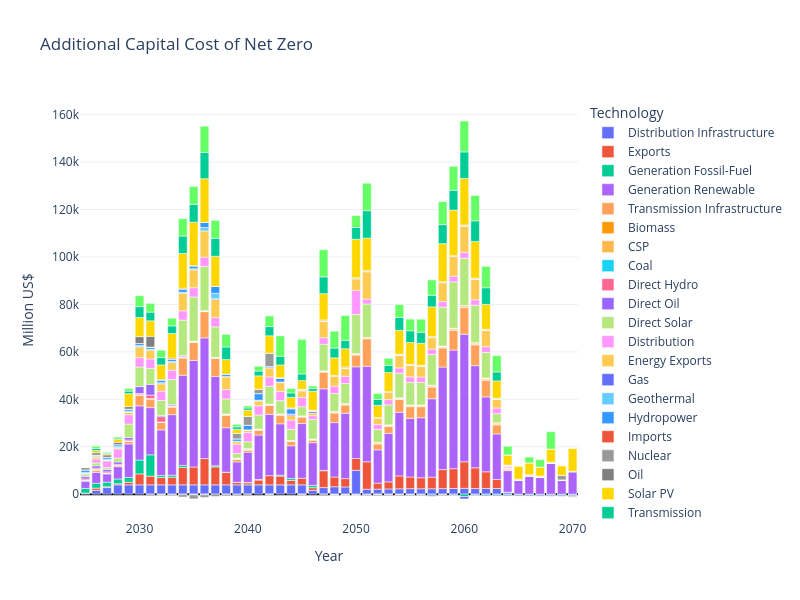

Notebook code for this chart:
### Code cell
import pandas as pd
import plotly.graph_objects as go
from plotly.subplots import make_subplots
import plotly.express as px

width = 800
height = 600
df_long_nz = df_category_sum_nz.reset_index().melt(
    id_vars="Year", 
    var_name="Technology", 
    value_name="InvestmentNeed"
)
df_long_incremental = incremental_investment.reset_index().melt(
    id_vars="Year", 
    var_name="Technology", 
    value_name="InvestmentNeed"
)

# ==========  2 rows × 4 columns  ==========
fig = make_subplots(
    rows=2, cols=4,
    subplot_titles=[
        "Plot 1: Investment Needs",       # Subplot 1 title
        "Plot 2: Cost of Capital",        # Subplot 2 title
        "Plot 3: Borrowed Sources",       # Subplot 3 title
        "Plot 4: Scenario Difference",    # Subplot 4 title
        "Plot 5: Future Needs by Source", # Subplot 5 title
        "Plot 6: Funding Shortfall",      # Subplot 6 title
        "Plot 7: Additional Metrics",     # Subplot 7 title
        "Plot 8: Another Metric"          # Subplot 8 title
    ]
)

color_map = {

    "Biomass": "#ff9900",       # Orange
    "Geothermal": "#66ccff",    # Light Blue
    "Solar PV": "#ffd700",      # Gold
    "Wind": "#66ff66",          # Light Green

    "Nuclear": "#999999",       # Gray
    
    "Hydropower": "#3399FF",    # Blue
    "CSP": "#FFB84D",           # Light Orange
    "Oil": "#808080",  # Medium Gray
    "Direct Oil": "#9966FF",  # Purple
    "Other": "#BEBEBE"          # Silver Gray
}

df_long_nz['Year'] = df_long_nz['Year'].astype(int).astype(str)

fig_area1 = px.area(
    df_long_nz, 
    x="Year", 
    y="InvestmentNeed", 
    color="Technology", 
    color_discrete_map=color_map,
    title="Projected Investment Needs to Reach Net Zero by 2050",
    labels={"InvestmentNeed": "Million US$", "Year": "Year"}
)
fig_area1.update_layout(
    template="plotly_white",
    showlegend=True,
    width=width,
    height=height
    )

fig_area2  = px.bar(
    df_long_incremental, 
    x="Year",
    y="InvestmentNeed",
    color="Technology",
    orientation="v",
    color_discrete_map=color_map,
    barmode="relative", 
    title="Additional Capital Cost of Net Zero",
    labels={"InvestmentNeed": "Million US$", "Year": "Year"}
)

fig_area2.update_layout(
    template="plotly_white",
    xaxis=dict(range=[2024.5, 2070.5]),
    yaxis=dict(zeroline=True, zerolinewidth=2, zerolinecolor="black"),
    width=width,
    height=height
)
fig_area2.update_layout(
    template="plotly_white",    
    )


df_cost = pd.DataFrame({
    "Scenario": ["NetZero", "NetZero", "NetZero"],
    "Cost Type": ["Capital Cost", "O&M Costs (Variable)", "O&M Costs (Fixed)"],
    "Value": [
        net_zero_summary["capital_cost"].sum(),
        net_zero_summary["variable_cost"].sum(),
        net_zero_summary["fixed_cost"].sum()
        ]  # Million US$
    })

fig_area3 = px.bar(
    df_cost,
    x="Scenario",
    y="Value",
    color="Cost Type",
    barmode="stack",  
    title="Total Undiscounted Scenario Cost 2025 to 2070",
    labels={"Value": "Million US$", "Scenario": ""}
)

fig_area3.update_layout(
    template="plotly_white",
    bargap=0, 
    showlegend=True,
    width=width,
    height=height
    )

df_diff = pd.DataFrame({
    "Year": df_5yr_avg["Year"],
    "Capital Cost":  list(df_5yr_avg["delta_capital_cost"].values),
    "Variable Cost": list(df_5yr_avg["delta_variable_cost"].values),
    "Fixed Cost":    list(df_5yr_avg["delta_fixed_cost"].values),
    "Cost of Carbon":list(df_5yr_avg["emission_saving"].values),
    # "Net Benefits":  df_5yr_avg["delta_capital_cost"]
})
# df_diff = pd.DataFrame({
#     "Year": df_5yr_avg["Year"],
#     "Capital Cost": list(df_5yr_avg["delta_capital_cost"].values),
#     "Variable Cost": [0,   20, 8,   0,   30,  0,   0,   0,   0  ],
#     "Fixed Cost":    [0,   0,  7,   0,   0,   0,   0,   0,   0  ],
#     "Cost of Carbon":[0,   0,  0,   30,  37,  40,  50,  60,  70 ],
#     "Net Benefits":  [-46, 20, 15, 47,  67, 107, 221, 275, 370]
# })
df_diff_long= df_diff.melt(
    id_vars=["Year"],  
    value_vars=["Capital Cost", "Variable Cost", "Fixed Cost", "Cost of Carbon"],
    var_name="Cost Type",
    value_name="Value"
)
df_diff["Net Benefits"] = df_diff["Capital Cost"] + df_diff["Variable Cost"] + df_diff["Fixed Cost"] + df_diff["Cost of Carbon"]

color_map_costs = {

    "Cost of Carbon": "#66ff66",          # Light Green

    "Variable Cost": "#cc6600",           # Dark Orange

    "Capital Cost": "#3399FF",    # Blue
    "Fixed Cost":    "#66ccff"   # Light Blue
}
# stacked bar chart
fig_area4 = px.bar(
    df_diff_long,
    x="Year",
    y="Value",
    color="Cost Type",
    color_discrete_map=color_map_costs,
    barmode="relative",  
    title="Differential benefits and costs of NZ vs BAU (Million US$)",
    labels={"Value": "Million US$", "Year": "Year"}
)
fig_area4.add_trace(
    go.Scatter(
        x=df_diff["Year"],           
        y=df_diff["Net Benefits"],   # Net Benefits
        mode="markers+text",    
        text=df_diff["Net Benefits"].apply(lambda x: f"{round(x)}").astype(str),  
        textposition="top center",            
        marker=dict(
            symbol=141,       # horizontal line symbol 'line-ew', 141, '141'
            size=20,                # the length of the line is determined by size
            color="red",
        ),
        name="Net Benefits"     
    )
)
fig_area4.update_layout(
    template="plotly_white",
    showlegend=True,
    xaxis=dict(range=[2020.5, 2070.5]),
    width=width,
    height=height
    )


# 1) data 
df_stranded_cost = pd.DataFrame({
    "Fuel": ["Coal", "Gas", "Oil"],
    "Extra Stranded Cost": [0, 0, 0]  # initialised with 0, will be updated later
})
since_year = 2025
for tech in  df_stranded_cost["Fuel"]:
    # Calculate cumulative stranded costs from since_year
    df_stranded_cost.loc[df_stranded_cost["Fuel"]==tech, "Extra Stranded Cost"]=df_financing_needs_ffr.loc[df_financing_needs_ffr.index >= since_year,(tech,tech)].sum()
# 2) Draw a bar chart
fig_stranded_cost = px.bar(
    df_stranded_cost,
    x="Fuel",
    y="Extra Stranded Cost",
    title="Extra Stranded Cost Compensation of Net Zero",
    labels={"Extra Stranded Cost": "Million US$", "Fuel": ""},
    text="Extra Stranded Cost"  # show values on the bar
)

    
df_plot = pd.DataFrame({
    "Year": df_category_sum_nz.reset_index()["Year"],
    "Net Zero Financing Needs": df_category_sum_nz.copy().reset_index().sum(axis=1),
})
# Convert both columns to the same data type (float)
df_plot["Net Zero Financing Needs"] = df_plot["Net Zero Financing Needs"].astype(float)

fig_needs_by_source = px.bar(
    df_plot,
    x="Year",
    y=["Net Zero Financing Needs"],
    barmode="relative",
    color_discrete_sequence=["grey", "black"],
    title="Future Investment Needs by Source",
    labels={"value": "Million US$", "variable": ""},  # adjust the legend/axis labels
    template="plotly_white",
)

# add black border to all bars
fig_needs_by_source.update_traces(marker=dict(line=dict(color="black", width=1)))

# adjust layout, e.g. move the legend below, change the width and height
fig_needs_by_source.update_layout(
    legend=dict(
        orientation="h",
        yanchor="bottom",
        y=-0.15,  # legend below
        xanchor="center",
        x=0.5
    ),
    xaxis=dict(range=[2024, 2070.5]),
    
    width=width,
    height=height
)

df = pd.DataFrame({
    "Year": net_zero_summary.index,
    "NetZero": net_zero_summary["cost_of_elec"],
    "LeastCost": least_cost_summary["cost_of_elec"],
})

# melt NetZero and LeastCost into "Scenario" and "Cost" two columns
df_long_elec_cost = df.melt(
    id_vars="Year",
    var_name="Scenario",
    value_name="Cost"
)
# now the structure of df_long is similar to:
#   Year   Scenario   Cost
# 0 2025   NetZero    14
# 1 2030   NetZero    15
# 2 2035   NetZero    12
# ... 
# . 2025   LeastCost  14

fig_elec_cost = px.line(
    df_long_elec_cost,
    x="Year",
    y="Cost",
    color="Scenario",
    title="Average Cost of Electricity US$/TWh",
    labels={"Cost": "US$/TWh", "Year": "Year", "Scenario": ""},
    color_discrete_map={"NetZero": "green", "LeastCost": "aqua"}  # customise colors
)

fig_elec_cost.update_layout(
    template="plotly_white",
    # yaxis=dict(range=[0, 20]),  # according to your data range, or let Plotly decide
    width=width,
    height=height
)


df_capital = pd.DataFrame({
    "Year": net_zero_summary.index,
    "NetZero": net_zero_summary["capital_cost"],
    "LeastCost": least_cost_summary["capital_cost"],
})

# melt NetZero and LeastCost into "Scenario" and "Cost" two columns
df_capital_cost = df_capital.melt(
    id_vars="Year",
    var_name="Scenario",
    value_name="Cost"
)

fig_capital_cost = px.line(
    df_capital_cost,
    x="Year",
    y="Cost",
    color="Scenario",
    title="Capital Cost NZ vs LC",
    labels={"Cost": "Million US$", "Year": "Year", "Scenario": ""},
    color_discrete_map={"NetZero": "green", "LeastCost": "aqua"}  
)

fig_capital_cost.update_layout(
    template="plotly_white",
    # yaxis=dict(range=[0, 20]),  # according to your data range, or let Plotly decide
    width=width,
    height=height
)


fig.update_layout(template="plotly_white")
# fig_area1.show()
fig_area2.show()
# fig_area3.show()
# fig_area4.show()
# fig_stranded_cost.show()
# fig_needs_by_source.show()
# fig_elec_cost.show()
# fig_capital_cost.show()
# df_long_nz.head(300)

### Figure 1 — Plotly figure (JSON) as saved in the notebook; plotly's stock layout.template omitted (floating-point values rounded to 4 significant figures)
{"data": [{"alignmentgroup": "True", "hovertemplate": "Technology=Distribution Infrastructure<br>Year=%{x}<br>Million US$=%{y}<extra></extra>", "legendgroup": "Distribution Infrastructure", "marker": {"color": "#636efa", "pattern": {"shape": ""}}, "name": "Distribution Infrastructure", "offsetgroup": "Distribution Infrastructure", "orientation": "v", "showlegend": true, "textposition": "auto", "type": "bar", "x": [2025, 2026, 2027, 2028, 2029, 2030, 2031, 2032, 2033, 2034, 2035, 2036, 2037, 2038, 2039, 2040, 2041, 2042, 2043, 2044, 2045, 2046, 2047, 2048, 2049, 2050, 2051, 2052, 2053, 2054, 2055, 2056, 2057, 2058, 2059, 2060, 2061, 2062, 2063, 2064, 2065, 2066, 2067, 2068, 2069, 2070], "xaxis": "x", "y": [447.1, 1631.0, 2782.0, 3932.0, 3932.0, 3932.0, 3932.0, 3932.0, 3932.0, 3932.0, 3932.0, 3932.0, 3932.0, 3932.0, 3932.0, 3932.0, 3932.0, 3932.0, 3932.0, 3932.0, 3932.0, 1631.0, 2782.0, 3136.0, 3052.0, 10070.0, 2085.0, 2143.0, 2203.0, 2265.0, 2323.0, 2286.0, 2275.0, 2334.0, 2395.0, 2457.0, 2373.0, 2434.0, 2386.0, 852.0, 0, 0, 0, 0, 0, 0], "yaxis": "y"}, {"alignmentgroup": "True", "hovertemplate": "Technology=Exports<br>Year=%{x}<br>Million US$=%{y}<extra></extra>", "legendgroup": "Exports", "marker": {"color": "#EF553B", "pattern": {"shape": ""}}, "name": "Exports", "offsetgroup": "Exports", "orientation": "v", "showlegend": true, "textposition": "auto", "type": "bar", "x": [2025, 2026, 2027, 2028, 2029, 2030, 2031, 2032, 2033, 2034, 2035, 2036, 2037, 2038, 2039, 2040, 2041, 2042, 2043, 2044, 2045, 2046, 2047, 2048, 2049, 2050, 2051, 2052, 2053, 2054, 2055, 2056, 2057, 2058, 2059, 2060, 2061, 2062, 2063, 2064, 2065, 2066, 2067, 2068, 2069, 2070], "xaxis": "x", "y": [0, 913.7, 338.3, 479.4, 1096.0, 4608.0, 3674.0, 3107.0, 3236.0, 7357.0, 7531.0, 11070.0, 7566.0, 5310.0, 1048.0, 877.7, 2024.0, 3859.0, 3693.0, 1856.0, 2790.0, 1105.0, 7100.0, 4119.0, 3508.0, 4993.0, 11580.0, 2503.0, 2986.0, 5442.0, 4926.0, 4641.0, 4895.0, 8035.0, 8346.0, 11200.0, 8750.0, 7011.0, 3796.0, 0.0001561, 0.000156, 0.000156, 0.0001561, 0.0001562, 0.0001562, 0.0001563], "yaxis": "y"}, {"alignmentgroup": "True", "hovertemplate": "Technology=Generation Fossil-Fuel<br>Year=%{x}<br>Million US$=%{y}<extra></extra>", "legendgroup": "Generation Fossil-Fuel", "marker": {"color": "#00cc96", "pattern": {"shape": ""}}, "name": "Generation Fossil-Fuel", "offsetgroup": "Generation Fossil-Fuel", "orientation": "v", "showlegend": true, "textposition": "auto", "type": "bar", "x": [2025, 2026, 2027, 2028, 2029, 2030, 2031, 2032, 2033, 2034, 2035, 2036, 2037, 2038, 2039, 2040, 2041, 2042, 2043, 2044, 2045, 2046, 2047, 2048, 2049, 2050, 2051, 2052, 2053, 2054, 2055, 2056, 2057, 2058, 2059, 2060, 2061, 2062, 2063, 2064, 2065, 2066, 2067, 2068, 2069, 2070], "xaxis": "x", "y": [1993.0, 2033.0, 1957.0, 2000.0, 2044.0, 5858.0, 8989.0, 829.5, 840.4, 851.3, -88.32, -77.54, 485.1, 29.05, 14.19, 145.6, 263.2, -28.41, 432.0, 805.8, -66.03, 964.0, 130.4, -133.6, -147.3, -186.0, -159.5, -88.82, -105.5, -122.3, -139.2, -156.3, -397.9, -126.0, -247.9, -991.9, -242.7, -341.2, -361.6, -326.3, -391.4, -400.7, -410.2, -420.1, -430.3, -440.8], "yaxis": "y"}, {"alignmentgroup": "True", "hovertemplate": "Technology=Generation Renewable<br>Year=%{x}<br>Million US$=%{y}<extra></extra>", "legendgroup": "Generation Renewable", "marker": {"color": "#ab63fa", "pattern": {"shape": ""}}, "name": "Generation Renewable", "offsetgroup": "Generation Renewable", "orientation": "v", "showlegend": true, "textposition": "auto", "type": "bar", "x": [2025, 2026, 2027, 2028, 2029, 2030, 2031, 2032, 2033, 2034, 2035, 2036, 2037, 2038, 2039, 2040, 2041, 2042, 2043, 2044, 2045, 2046, 2047, 2048, 2049, 2050, 2051, 2052, 2053, 2054, 2055, 2056, 2057, 2058, 2059, 2060, 2061, 2062, 2063, 2064, 2065, 2066, 2067, 2068, 2069, 2070], "xaxis": "x", "y": [3176.0, 4636.0, 3480.0, 5186.0, 14110.0, 22830.0, 19900.0, 19240.0, 25520.0, 37990.0, 44940.0, 50890.0, 37690.0, 18740.0, 8603.0, 12770.0, 18720.0, 25850.0, 21620.0, 13820.0, 23060.0, 18010.0, 34400.0, 22930.0, 27560.0, 38630.0, 40270.0, 14040.0, 20440.0, 26810.0, 24730.0, 25320.0, 33060.0, 43220.0, 49990.0, 53780.0, 43070.0, 31560.0, 19210.0, 9090.0, 5961.0, 7810.0, 7285.0, 13160.0, 6026.0, 9532.0], "yaxis": "y"}, {"alignmentgroup": "True", "hovertemplate": "Technology=Transmission Infrastructure<br>Year=%{x}<br>Million US$=%{y}<extra></extra>", "legendgroup": "Transmission Infrastructure", "marker": {"color": "#FFA15A", "pattern": {"shape": ""}}, "name": "Transmission Infrastructure", "offsetgroup": "Transmission Infrastructure", "orientation": "v", "showlegend": true, "textposition": "auto", "type": "bar", "x": [2025, 2026, 2027, 2028, 2029, 2030, 2031, 2032, 2033, 2034, 2035, 2036, 2037, 2038, 2039, 2040, 2041, 2042, 2043, 2044, 2045, 2046, 2047, 2048, 2049, 2050, 2051, 2052, 2053, 2054, 2055, 2056, 2057, 2058, 2059, 2060, 2061, 2062, 2063, 2064, 2065, 2066, 2067, 2068, 2069, 2070], "xaxis": "x", "y": [0, 913.7, 338.3, 479.4, 1096.0, 4608.0, 3674.0, 3107.0, 3236.0, 7357.0, 7531.0, 11070.0, 7566.0, 5310.0, 1048.0, 877.7, 2024.0, 3859.0, 3693.0, 1856.0, 2790.0, 1105.0, 7100.0, 4119.0, 3508.0, 4993.0, 11580.0, 2503.0, 2986.0, 5442.0, 4926.0, 4641.0, 4895.0, 8035.0, 8346.0, 11200.0, 8750.0, 7011.0, 3796.0, 130.8, 0, 0, 0, 0, 0, 0], "yaxis": "y"}, {"alignmentgroup": "True", "hovertemplate": "Technology=Biomass<br>Year=%{x}<br>Million US$=%{y}<extra></extra>", "legendgroup": "Biomass", "marker": {"color": "#ff9900", "pattern": {"shape": ""}}, "name": "Biomass", "offsetgroup": "Biomass", "orientation": "v", "showlegend": true, "textposition": "auto", "type": "bar", "x": [2025, 2026, 2027, 2028, 2029, 2030, 2031, 2032, 2033, 2034, 2035, 2036, 2037, 2038, 2039, 2040, 2041, 2042, 2043, 2044, 2045, 2046, 2047, 2048, 2049, 2050, 2051, 2052, 2053, 2054, 2055, 2056, 2057, 2058, 2059, 2060, 2061, 2062, 2063, 2064, 2065, 2066, 2067, 2068, 2069, 2070], "xaxis": "x", "y": [56, 46, 36, 26, 16, 6, 16, 26, 36, 46, 56, 66, 76, 86, 96, 106, 0, 12, 23.95, 35.89, 47.84, 59.79, 71.73, 83.68, 95.63, 107.6, 119.5, 131.5, 143.4, 155.4, 167.3, 179.3, 191.2, 203.2, 215.1, 227.0, 239.0, 250.9, 262.9, 274.8, 0, 0, 0, 0, 0, 0], "yaxis": "y"}, {"alignmentgroup": "True", "hovertemplate": "Technology=CSP<br>Year=%{x}<br>Million US$=%{y}<extra></extra>", "legendgroup": "CSP", "marker": {"color": "#FFB84D", "pattern": {"shape": ""}}, "name": "CSP", "offsetgroup": "CSP", "orientation": "v", "showlegend": true, "textposition": "auto", "type": "bar", "x": [2025, 2026, 2027, 2028, 2029, 2030, 2031, 2032, 2033, 2034, 2035, 2036, 2037, 2038, 2039, 2040, 2041, 2042, 2043, 2044, 2045, 2046, 2047, 2048, 2049, 2050, 2051, 2052, 2053, 2054, 2055, 2056, 2057, 2058, 2059, 2060, 2061, 2062, 2063, 2064, 2065, 2066, 2067, 2068, 2069, 2070], "xaxis": "x", "y": [192, 212, 0.1061, 24, 47.89, 71.79, 95.68, 119.6, 143.5, 167.4, 191.3, 215.2, 239.0, 262.9, 286.8, 310.7, 334.6, 286.8, 310.7, 227.1, 251.0, 274.9, 298.8, 322.7, 346.6, 370.5, 394.4, 418.2, 442.1, 466.0, 489.9, 513.8, 537.7, 561.6, 585.5, 609.4, 633.3, 657.2, 681.1, 705.0, 0, 0, 0, 0, 0, 0], "yaxis": "y"}, {"alignmentgroup": "True", "hovertemplate": "Technology=Coal<br>Year=%{x}<br>Million US$=%{y}<extra></extra>", "legendgroup": "Coal", "marker": {"color": "#19d3f3", "pattern": {"shape": ""}}, "name": "Coal", "offsetgroup": "Coal", "orientation": "v", "showlegend": true, "textposition": "auto", "type": "bar", "x": [2025, 2026, 2027, 2028, 2029, 2030, 2031, 2032, 2033, 2034, 2035, 2036, 2037, 2038, 2039, 2040, 2041, 2042, 2043, 2044, 2045, 2046, 2047, 2048, 2049, 2050, 2051, 2052, 2053, 2054, 2055, 2056, 2057, 2058, 2059, 2060, 2061, 2062, 2063, 2064, 2065, 2066, 2067, 2068, 2069, 2070], "xaxis": "x", "y": [96, 106, 0.05307, 12, 23.95, 35.89, 47.84, 59.79, 71.73, 83.68, 95.63, 107.6, 119.5, 131.5, 155.4, 155.4, 167.3, 155.4, 155.4, 143.4, 131.5, 119.5, 107.6, 95.63, 83.68, 71.73, 59.79, 47.84, 35.89, 23.95, 12, 0.05307, 83.68, 71.73, 59.79, 47.84, 35.89, 23.95, 12, 56, 0, 0, 0, 0, 0, 0], "yaxis": "y"}, {"alignmentgroup": "True", "hovertemplate": "Technology=Direct Hydro<br>Year=%{x}<br>Million US$=%{y}<extra></extra>", "legendgroup": "Direct Hydro", "marker": {"color": "#FF6692", "pattern": {"shape": ""}}, "name": "Direct Hydro", "offsetgroup": "Direct Hydro", "orientation": "v", "showlegend": true, "textposition": "auto", "type": "bar", "x": [2025, 2026, 2027, 2028, 2029, 2030, 2031, 2032, 2033, 2034, 2035, 2036, 2037, 2038, 2039, 2040, 2041, 2042, 2043, 2044, 2045, 2046, 2047, 2048, 2049, 2050, 2051, 2052, 2053, 2054, 2055, 2056, 2057, 2058, 2059, 2060, 2061, 2062, 2063, 2064, 2065, 2066, 2067, 2068, 2069, 2070], "xaxis": "x", "y": [467.2, 474.3, 481.7, 489.2, 497.0, 505.1, 1456.0, 2257.0, 237.6, 237.6, 237.6, 0, 0, 0, 0, 0, 0, 0, 0, 0, 0, 0, 0, 0, 0, 0, 0, 0, 0, 0, 0, 0, 0, 0, 0, 0, 0, 0, 0, 0, 0, 0, 0, 0, 0, 0], "yaxis": "y"}, {"alignmentgroup": "True", "hovertemplate": "Technology=Direct Oil<br>Year=%{x}<br>Million US$=%{y}<extra></extra>", "legendgroup": "Direct Oil", "marker": {"color": "#9966FF", "pattern": {"shape": ""}}, "name": "Direct Oil", "offsetgroup": "Direct Oil", "orientation": "v", "showlegend": true, "textposition": "auto", "type": "bar", "x": [2025, 2026, 2027, 2028, 2029, 2030, 2031, 2032, 2033, 2034, 2035, 2036, 2037, 2038, 2039, 2040, 2041, 2042, 2043, 2044, 2045, 2046, 2047, 2048, 2049, 2050, 2051, 2052, 2053, 2054, 2055, 2056, 2057, 2058, 2059, 2060, 2061, 2062, 2063, 2064, 2065, 2066, 2067, 2068, 2069, 2070], "xaxis": "x", "y": [948.7, 963.3, 978.5, 994.1, 1010.0, 2911.0, 4515.0, 475.2, 475.2, 475.2, 0, 0, 0, 0, 0, 0, 0, 0, 0, 0, 0, 0, 0, 0, 0, 0, 0, 0, 0, 0, 0, 0, 0, 0, 0, 0, 0, 0, 0, 0, 0, 0, 0, 0, 0, 0], "yaxis": "y"}, {"alignmentgroup": "True", "hovertemplate": "Technology=Direct Solar<br>Year=%{x}<br>Million US$=%{y}<extra></extra>", "legendgroup": "Direct Solar", "marker": {"color": "#B6E880", "pattern": {"shape": ""}}, "name": "Direct Solar", "offsetgroup": "Direct Solar", "orientation": "v", "showlegend": true, "textposition": "auto", "type": "bar", "x": [2025, 2026, 2027, 2028, 2029, 2030, 2031, 2032, 2033, 2034, 2035, 2036, 2037, 2038, 2039, 2040, 2041, 2042, 2043, 2044, 2045, 2046, 2047, 2048, 2049, 2050, 2051, 2052, 2053, 2054, 2055, 2056, 2057, 2058, 2059, 2060, 2061, 2062, 2063, 2064, 2065, 2066, 2067, 2068, 2069, 2070], "xaxis": "x", "y": [913.7, 1252.0, 817.7, 1575.0, 5704.0, 8283.0, 6781.0, 6343.0, 10590.0, 14890.0, 18600.0, 18630.0, 12880.0, 6358.0, 1925.0, 2902.0, 5883.0, 7552.0, 5549.0, 4645.0, 3894.0, 8205.0, 11220.0, 7627.0, 8501.0, 16570.0, 14080.0, 5489.0, 8428.0, 10370.0, 9567.0, 9537.0, 12930.0, 16380.0, 19550.0, 19950.0, 15760.0, 10810.0, 3796.0, 0, 0, 0, 0, 0, 0, 0], "yaxis": "y"}, {"alignmentgroup": "True", "hovertemplate": "Technology=Distribution<br>Year=%{x}<br>Million US$=%{y}<extra></extra>", "legendgroup": "Distribution", "marker": {"color": "#FF97FF", "pattern": {"shape": ""}}, "name": "Distribution", "offsetgroup": "Distribution", "orientation": "v", "showlegend": true, "textposition": "auto", "type": "bar", "x": [2025, 2026, 2027, 2028, 2029, 2030, 2031, 2032, 2033, 2034, 2035, 2036, 2037, 2038, 2039, 2040, 2041, 2042, 2043, 2044, 2045, 2046, 2047, 2048, 2049, 2050, 2051, 2052, 2053, 2054, 2055, 2056, 2057, 2058, 2059, 2060, 2061, 2062, 2063, 2064, 2065, 2066, 2067, 2068, 2069, 2070], "xaxis": "x", "y": [447.1, 1631.0, 2782.0, 3932.0, 3932.0, 3932.0, 3932.0, 3932.0, 3932.0, 3932.0, 3932.0, 3932.0, 3932.0, 3932.0, 3932.0, 3932.0, 3932.0, 3932.0, 3932.0, 3932.0, 3932.0, 1631.0, 2782.0, 3136.0, 3052.0, 10070.0, 2085.0, 2143.0, 2203.0, 2265.0, 2323.0, 2286.0, 2275.0, 2334.0, 2395.0, 2457.0, 2373.0, 2434.0, 2386.0, 852.0, 0, 0, 0, 0, 0, 0], "yaxis": "y"}, {"alignmentgroup": "True", "hovertemplate": "Technology=Energy Exports<br>Year=%{x}<br>Million US$=%{y}<extra></extra>", "legendgroup": "Energy Exports", "marker": {"color": "#FECB52", "pattern": {"shape": ""}}, "name": "Energy Exports", "offsetgroup": "Energy Exports", "orientation": "v", "showlegend": true, "textposition": "auto", "type": "bar", "x": [2025, 2026, 2027, 2028, 2029, 2030, 2031, 2032, 2033, 2034, 2035, 2036, 2037, 2038, 2039, 2040, 2041, 2042, 2043, 2044, 2045, 2046, 2047, 2048, 2049, 2050, 2051, 2052, 2053, 2054, 2055, 2056, 2057, 2058, 2059, 2060, 2061, 2062, 2063, 2064, 2065, 2066, 2067, 2068, 2069, 2070], "xaxis": "x", "y": [0, 913.7, 338.3, 479.4, 1096.0, 4608.0, 3674.0, 3107.0, 3236.0, 7357.0, 7531.0, 11070.0, 7566.0, 5310.0, 1048.0, 877.7, 2024.0, 3859.0, 3693.0, 1856.0, 2790.0, 1105.0, 7100.0, 4119.0, 3508.0, 4993.0, 11580.0, 2503.0, 2986.0, 5442.0, 4926.0, 4641.0, 4895.0, 8035.0, 8346.0, 11200.0, 8750.0, 7011.0, 3796.0, 0.0001561, 0.000156, 0.000156, 0.0001561, 0.0001562, 0.0001562, 0.0001563], "yaxis": "y"}, {"alignmentgroup": "True", "hovertemplate": "Technology=Gas<br>Year=%{x}<br>Million US$=%{y}<extra></extra>", "legendgroup": "Gas", "marker": {"color": "#636efa", "pattern": {"shape": ""}}, "name": "Gas", "offsetgroup": "Gas", "orientation": "v", "showlegend": true, "textposition": "auto", "type": "bar", "x": [2025, 2026, 2027, 2028, 2029, 2030, 2031, 2032, 2033, 2034, 2035, 2036, 2037, 2038, 2039, 2040, 2041, 2042, 2043, 2044, 2045, 2046, 2047, 2048, 2049, 2050, 2051, 2052, 2053, 2054, 2055, 2056, 2057, 2058, 2059, 2060, 2061, 2062, 2063, 2064, 2065, 2066, 2067, 2068, 2069, 2070], "xaxis": "x", "y": [0, 0, 0, 0, 0, 0, -89.27, -180.7, -181.7, -182.8, -183.9, -185.1, 365.5, -102.4, -141.2, -9.795, 95.86, -183.8, 276.6, 662.4, -197.5, 844.5, 38.7, -202.5, -204.2, -230.9, -219.3, -136.7, -141.4, -146.2, -151.2, -156.4, -481.6, -197.7, -307.7, -1040.0, -278.6, -365.1, -373.6, -382.3, -391.4, -400.7, -410.2, -420.1, -430.3, -440.8], "yaxis": "y"}, {"alignmentgroup": "True", "hovertemplate": "Technology=Geothermal<br>Year=%{x}<br>Million US$=%{y}<extra></extra>", "legendgroup": "Geothermal", "marker": {"color": "#66ccff", "pattern": {"shape": ""}}, "name": "Geothermal", "offsetgroup": "Geothermal", "orientation": "v", "showlegend": true, "textposition": "auto", "type": "bar", "x": [2025, 2026, 2027, 2028, 2029, 2030, 2031, 2032, 2033, 2034, 2035, 2036, 2037, 2038, 2039, 2040, 2041, 2042, 2043, 2044, 2045, 2046, 2047, 2048, 2049, 2050, 2051, 2052, 2053, 2054, 2055, 2056, 2057, 2058, 2059, 2060, 2061, 2062, 2063, 2064, 2065, 2066, 2067, 2068, 2069, 2070], "xaxis": "x", "y": [447.1, 203.2, 447.1, 453.6, 460.3, 467.2, 474.3, 481.7, 489.2, 497.0, 505.1, 1456.0, 2257.0, 237.6, 237.6, 237.6, 237.6, 0, 0, 0, 0, 0, 0, 0, 0, 0, 0, 0, 0, 0, 0, 0, 0, 0, 0, 0, 0, 0, 0, 0, 0, 0, 0, 0, 0, 0], "yaxis": "y"}, {"alignmentgroup": "True", "hovertemplate": "Technology=Hydropower<br>Year=%{x}<br>Million US$=%{y}<extra></extra>", "legendgroup": "Hydropower", "marker": {"color": "#3399FF", "pattern": {"shape": ""}}, "name": "Hydropower", "offsetgroup": "Hydropower", "orientation": "v", "showlegend": true, "textposition": "auto", "type": "bar", "x": [2025, 2026, 2027, 2028, 2029, 2030, 2031, 2032, 2033, 2034, 2035, 2036, 2037, 2038, 2039, 2040, 2041, 2042, 2043, 2044, 2045, 2046, 2047, 2048, 2049, 2050, 2051, 2052, 2053, 2054, 2055, 2056, 2057, 2058, 2059, 2060, 2061, 2062, 2063, 2064, 2065, 2066, 2067, 2068, 2069, 2070], "xaxis": "x", "y": [1069.0, 547.2, 801.8, 819.3, 837.3, 855.9, 875.0, 894.8, 915.2, 1174.0, 1195.0, 2160.0, 2976.0, 971.4, 986.8, 1945.0, 2755.0, 505.1, 1456.0, 2257.0, 237.6, 0, 0, 0, 0, 0, 0, 0, 0, 0, 0, 0, 0, 0, 0, 0, 0, 0, 0, 0, 0, 0, 0, 0, 0, 108.2], "yaxis": "y"}, {"alignmentgroup": "True", "hovertemplate": "Technology=Imports<br>Year=%{x}<br>Million US$=%{y}<extra></extra>", "legendgroup": "Imports", "marker": {"color": "#EF553B", "pattern": {"shape": ""}}, "name": "Imports", "offsetgroup": "Imports", "orientation": "v", "showlegend": true, "textposition": "auto", "type": "bar", "x": [2025, 2026, 2027, 2028, 2029, 2030, 2031, 2032, 2033, 2034, 2035, 2036, 2037, 2038, 2039, 2040, 2041, 2042, 2043, 2044, 2045, 2046, 2047, 2048, 2049, 2050, 2051, 2052, 2053, 2054, 2055, 2056, 2057, 2058, 2059, 2060, 2061, 2062, 2063, 2064, 2065, 2066, 2067, 2068, 2069, 2070], "xaxis": "x", "y": [1.382e-06, 1.658e-06, 1.658e-06, 1.658e-06, 2.073e-06, 2.073e-06, 2.073e-06, 2.073e-06, 2.073e-06, 2.073e-06, 2.073e-06, 2.073e-06, 8.292e-06, 8.292e-06, 8.292e-06, 8.292e-06, 8.292e-06, 8.292e-06, 8.292e-06, 8.292e-06, 8.292e-06, 8.292e-06, 8.292e-06, 8.292e-06, 4.146e-06, 2.073e-06, 2.073e-06, 2.073e-06, 2.073e-06, 2.073e-06, 5.43e-06, 8.292e-06, 8.292e-06, 8.292e-06, 8.292e-06, 8.292e-06, 8.292e-06, 8.292e-06, 3.601e-06, 2.073e-06, 8.292e-06, 8.292e-06, 8.292e-06, 8.292e-06, 8.292e-06, 2.073e-06], "yaxis": "y"}, {"alignmentgroup": "True", "hovertemplate": "Technology=Nuclear<br>Year=%{x}<br>Million US$=%{y}<extra></extra>", "legendgroup": "Nuclear", "marker": {"color": "#999999", "pattern": {"shape": ""}}, "name": "Nuclear", "offsetgroup": "Nuclear", "orientation": "v", "showlegend": true, "textposition": "auto", "type": "bar", "x": [2025, 2026, 2027, 2028, 2029, 2030, 2031, 2032, 2033, 2034, 2035, 2036, 2037, 2038, 2039, 2040, 2041, 2042, 2043, 2044, 2045, 2046, 2047, 2048, 2049, 2050, 2051, 2052, 2053, 2054, 2055, 2056, 2057, 2058, 2059, 2060, 2061, 2062, 2063, 2064, 2065, 2066, 2067, 2068, 2069, 2070], "xaxis": "x", "y": [0, 0, 0, 0, 0, 0, 0, -89.49, -482.5, -1029.0, -1743.0, -1113.0, -953.1, -622.9, 2316.0, 3718.0, 1816.0, 5637.0, 354.9, 354.9, 354.9, 354.9, 354.9, 354.9, 354.9, 354.9, 354.9, 354.9, 354.9, 354.9, 354.9, 354.9, 354.9, 354.9, 354.9, 354.9, 354.9, 354.9, 354.9, 354.9, 354.9, 354.9, 354.9, 354.9, 1890.0, -354.9], "yaxis": "y"}, {"alignmentgroup": "True", "hovertemplate": "Technology=Oil<br>Year=%{x}<br>Million US$=%{y}<extra></extra>", "legendgroup": "Oil", "marker": {"color": "#808080", "pattern": {"shape": ""}}, "name": "Oil", "offsetgroup": "Oil", "orientation": "v", "showlegend": true, "textposition": "auto", "type": "bar", "x": [2025, 2026, 2027, 2028, 2029, 2030, 2031, 2032, 2033, 2034, 2035, 2036, 2037, 2038, 2039, 2040, 2041, 2042, 2043, 2044, 2045, 2046, 2047, 2048, 2049, 2050, 2051, 2052, 2053, 2054, 2055, 2056, 2057, 2058, 2059, 2060, 2061, 2062, 2063, 2064, 2065, 2066, 2067, 2068, 2069, 2070], "xaxis": "x", "y": [948.7, 963.3, 978.5, 994.1, 1010.0, 2911.0, 4515.0, 475.2, 475.2, 475.2, 0, 0, 0, 0, 0, 0, 0, 0, 0, 0, 0, 0, -15.9, -26.82, -26.82, -26.82, 0, 0, 0, 0, 0, 0, 0, 0, 0, 0, 0, 0, 0, 0, 0, 0, 0, 0, 0, 0], "yaxis": "y"}, {"alignmentgroup": "True", "hovertemplate": "Technology=Solar PV<br>Year=%{x}<br>Million US$=%{y}<extra></extra>", "legendgroup": "Solar PV", "marker": {"color": "#ffd700", "pattern": {"shape": ""}}, "name": "Solar PV", "offsetgroup": "Solar PV", "orientation": "v", "showlegend": true, "textposition": "auto", "type": "bar", "x": [2025, 2026, 2027, 2028, 2029, 2030, 2031, 2032, 2033, 2034, 2035, 2036, 2037, 2038, 2039, 2040, 2041, 2042, 2043, 2044, 2045, 2046, 2047, 2048, 2049, 2050, 2051, 2052, 2053, 2054, 2055, 2056, 2057, 2058, 2059, 2060, 2061, 2062, 2063, 2064, 2065, 2066, 2067, 2068, 2069, 2070], "xaxis": "x", "y": [31.18, 987.3, 557.2, 1319.0, 5452.0, 8035.0, 6530.0, 6096.0, 10350.0, 14650.0, 18370.0, 18400.0, 12650.0, 6136.0, 1707.0, 2672.0, 5673.0, 7345.0, 5346.0, 4447.0, 3699.0, 8014.0, 11030.0, 7443.0, 7751.0, 16230.0, 13740.0, 5148.0, 8087.0, 10030.0, 9221.0, 9191.0, 12580.0, 16040.0, 19200.0, 19610.0, 15410.0, 10460.0, 7260.0, 4161.0, 5606.0, 5028.0, 3780.0, 5506.0, 4135.0, 9779.0], "yaxis": "y"}, {"alignmentgroup": "True", "hovertemplate": "Technology=Transmission<br>Year=%{x}<br>Million US$=%{y}<extra></extra>", "legendgroup": "Transmission", "marker": {"color": "#00cc96", "pattern": {"shape": ""}}, "name": "Transmission", "offsetgroup": "Transmission", "orientation": "v", "showlegend": true, "textposition": "auto", "type": "bar", "x": [2025, 2026, 2027, 2028, 2029, 2030, 2031, 2032, 2033, 2034, 2035, 2036, 2037, 2038, 2039, 2040, 2041, 2042, 2043, 2044, 2045, 2046, 2047, 2048, 2049, 2050, 2051, 2052, 2053, 2054, 2055, 2056, 2057, 2058, 2059, 2060, 2061, 2062, 2063, 2064, 2065, 2066, 2067, 2068, 2069, 2070], "xaxis": "x", "y": [0, 913.7, 338.3, 479.4, 1096.0, 4608.0, 3674.0, 3107.0, 3236.0, 7357.0, 7531.0, 11070.0, 7566.0, 5310.0, 1048.0, 877.7, 2024.0, 3859.0, 3693.0, 1856.0, 2790.0, 1105.0, 7100.0, 4119.0, 3508.0, 4993.0, 11580.0, 2503.0, 2986.0, 5442.0, 4926.0, 4641.0, 4895.0, 8035.0, 8346.0, 11200.0, 8750.0, 7011.0, 3796.0, 130.8, 0, 0, 0, 0, 0, 0], "yaxis": "y"}, {"alignmentgroup": "True", "hovertemplate": "Technology=Wind<br>Year=%{x}<br>Million US$=%{y}<extra></extra>", "legendgroup": "Wind", "marker": {"color": "#66ff66", "pattern": {"shape": ""}}, "name": "Wind", "offsetgroup": "Wind", "orientation": "v", "showlegend": true, "textposition": "auto", "type": "bar", "x": [2025, 2026, 2027, 2028, 2029, 2030, 2031, 2032, 2033, 2034, 2035, 2036, 2037, 2038, 2039, 2040, 2041, 2042, 2043, 2044, 2045, 2046, 2047, 2048, 2049, 2050, 2051, 2052, 2053, 2054, 2055, 2056, 2057, 2058, 2059, 2060, 2061, 2062, 2063, 2064, 2065, 2066, 2067, 2068, 2069, 2070], "xaxis": "x", "y": [0, 913.7, 338.3, 479.4, 1096.0, 4608.0, 3674.0, 3107.0, 3236.0, 7357.0, 7531.0, 11070.0, 7566.0, 5310.0, 1048.0, 877.7, 2024.0, 4507.0, 8578.0, 1856.0, 14570.0, 1105.0, 11420.0, 7097.0, 10510.0, 4993.0, 11580.0, 2503.0, 2986.0, 5442.0, 4926.0, 5549.0, 6460.0, 9684.0, 10080.0, 13030.0, 10670.0, 9027.0, 6852.0, 3594.0, 0, 2427.0, 3150.0, 7296.0, 0, 0], "yaxis": "y"}], "layout": {"barmode": "relative", "height": 600, "legend": {"title": {"text": "Technology"}, "tracegroupgap": 0}, "title": {"text": "Additional Capital Cost of Net Zero"}, "width": 800, "xaxis": {"anchor": "y", "domain": [0, 1], "range": [2024.0, 2070.0], "title": {"text": "Year"}}, "yaxis": {"anchor": "x", "domain": [0, 1], "title": {"text": "Million US$"}, "zeroline": true, "zerolinecolor": "black", "zerolinewidth": 2}}}
